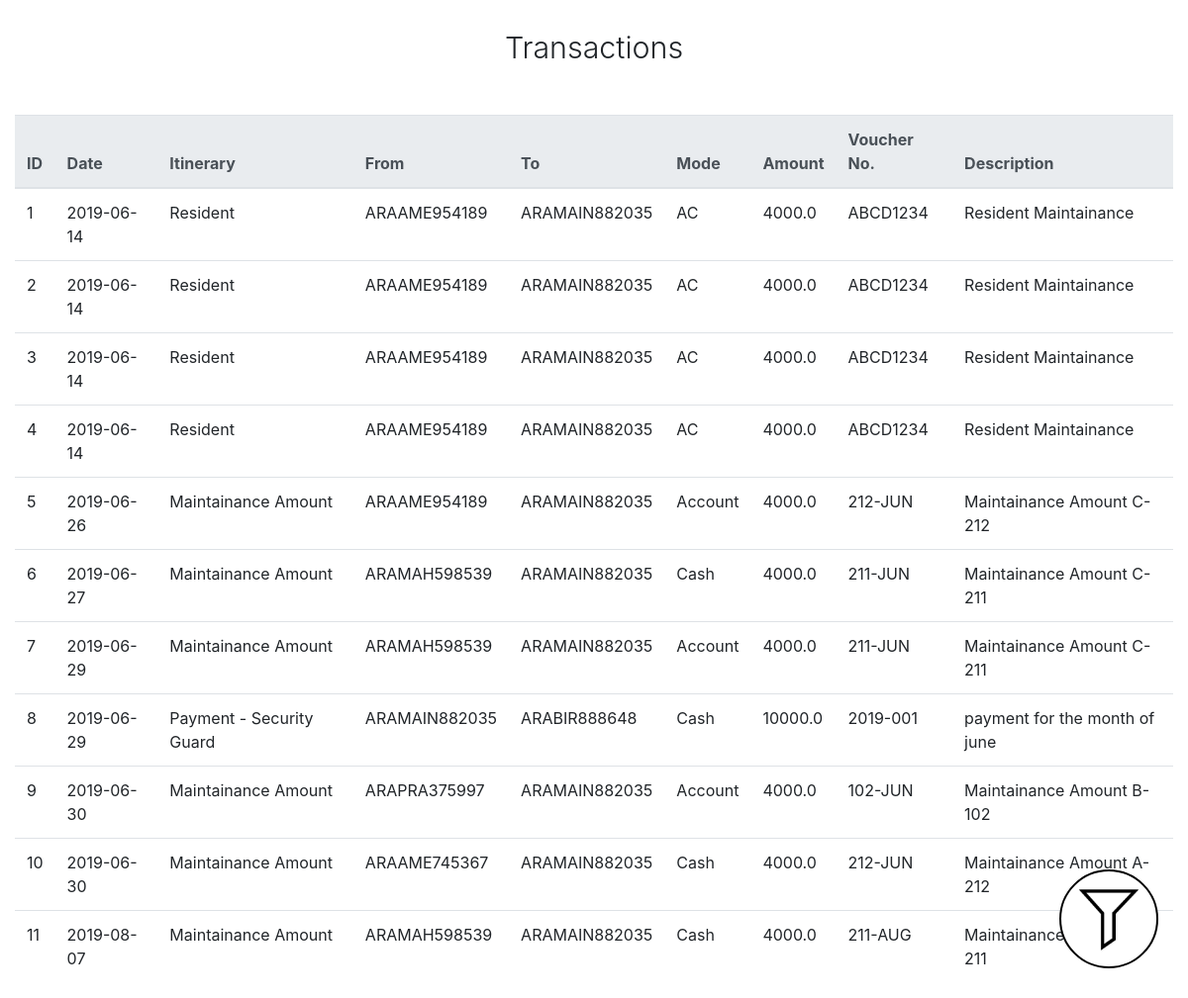
The app's page /viewtransaction with its own data.
### tables this page shows
CREATE TABLE transactions
	(ID INTEGER PRIMARY KEY AUTOINCREMENT,
		dot TIMESTAMP NOT NULL,
		itinerary CHAR(100) NOT NULL,
		amount DOUBLE NOT NULL,
		fromacc CHAR(20) NOT NULL,
		toacc CHAR(20) NOT NULL,
		voucherno CHAR(20) NOT NULL,
		mode CHAR(15) NOT NULL,
		description CHAR(200) NOT NULL,
		comments CHAR(1000));

### main.py (the view)
@app.route('/viewtransaction')
def viewtransaction():
	conn = sqlite3.connect("databases/finances.db")
	c = conn.cursor()
	c.execute('''SELECT ID, dot, itinerary, fromacc, toacc, mode, amount, voucherno, description FROM transactions''')
	data = c.fetchall()
	uniqueyears = []
	for i in range(len(data)):
		data[i] = list(data[i])
		data[i][1] = data[i][1].split()[0]
		uniqueyears.append(data[i][1].split("-")[0])
	uniqueyears = set(uniqueyears)
	c.execute('''SELECT flat,block FROM accounts WHERE type="Resident"''')
	data2 = c.fetchall()
	c.close()
	conn.close()
	return render_template('viewtransaction.html', data = data, fdata = data2, uniqueyears = uniqueyears)

### templates/viewtransaction.html (shortened to what this page needs)
<!DOCTYPE html>
<html>
<head>
	<link rel="stylesheet" type="text/css" href="https://stackpath.bootstrapcdn.com/bootstrap/4.1.3/css/bootstrap.min.css">
</head>
<body>
	<div id="filter-icon">
		<button class="btn" type="button" id="submit-filter" data-toggle="modal" data-target="#filtermodal"></button>
	</div>
	<h1 class="display-4" id="main-heading">Transactions</h1>
	<div class="container-fluid" id="main-table">
		<table class="table">
			<thead class="thead-light">
				<tr>
					<th scope="col">ID</th>
					<th scope="col">Date</th>
					<th scope="col">Itinerary</th>
					<th scope="col">From</th>
					<th scope="col">To</th>
					<th scope="col">Mode</th>
					<th scope="col">Amount</th>
					<th scope="col">Voucher No.</th>
					<th scope="col">Description</th>
				</tr>
			</thead>
			<tbody id="table-body">
					{% for id, date, itinerary, from, to, mode, amount, vno, description in data %}
					<tr>
						<td>{{ id }}</th>
						<td>{{ date }}</td>
						<td>{{ itinerary }}</td>
						<td>{{ from }}</td>
						<td>{{ to }}</td>
						<td>{{ mode }}</td>
						<td>{{ amount }}</td>
						<td>{{ vno }}</td>
						<td>{{ description }}</td>
					</tr>
				{% endfor %}
			</tbody>
		</table>
	</div>
</body>
</html>

### templates/viewtransaction.html (style rules this page uses)
#main-heading { font-size: 1.9em; margin-top: 30px; text-align: center; }
#main-table { margin-top: 50px; }
#filter-icon { position: fixed; right: 30px; bottom: 30px; }
#filter-icon button { background-image: url("../static/css/img/filter.png"); height: 100px; width: 100px; background-position: center center; background-size: contain; border-radius: 50%; background-repeat: no-repeat; background-color: white; border: 2px black solid; }

### records on screen
transactions: ID "1", dot "2019-06-14", itinerary "Resident", fromacc "ARAAME954189", toacc "ARAMAIN882035", mode "AC", amount "4000.0", voucherno "ABCD1234", description "Resident Maintainance"
transactions: ID "2", dot "2019-06-14", itinerary "Resident", fromacc "ARAAME954189", toacc "ARAMAIN882035", mode "AC", amount "4000.0", voucherno "ABCD1234", description "Resident Maintainance"
transactions: ID "3", dot "2019-06-14", itinerary "Resident", fromacc "ARAAME954189", toacc "ARAMAIN882035", mode "AC", amount "4000.0", voucherno "ABCD1234", description "Resident Maintainance"
transactions: ID "4", dot "2019-06-14", itinerary "Resident", fromacc "ARAAME954189", toacc "ARAMAIN882035", mode "AC", amount "4000.0", voucherno "ABCD1234", description "Resident Maintainance"
transactions: ID "5", dot "2019-06-26", itinerary "Maintainance Amount", fromacc "ARAAME954189", toacc "ARAMAIN882035", mode "Account", amount "4000.0", voucherno "212-JUN", description "Maintainance Amount C-212"
transactions: ID "6", dot "2019-06-27", itinerary "Maintainance Amount", fromacc "ARAMAH598539", toacc "ARAMAIN882035", mode "Cash", amount "4000.0", voucherno "211-JUN", description "Maintainance Amount C-211"
transactions: ID "7", dot "2019-06-29", itinerary "Maintainance Amount", fromacc "ARAMAH598539", toacc "ARAMAIN882035", mode "Account", amount "4000.0", voucherno "211-JUN", description "Maintainance Amount C-211"
transactions: ID "8", dot "2019-06-29", itinerary "Payment - Security Guard", fromacc "ARAMAIN882035", toacc "ARABIR888648", mode "Cash", amount "10000.0", voucherno "2019-001", description "payment for the month of june"
transactions: ID "9", dot "2019-06-30", itinerary "Maintainance Amount", fromacc "ARAPRA375997", toacc "ARAMAIN882035", mode "Account", amount "4000.0", voucherno "102-JUN", description "Maintainance Amount B-102"
transactions: ID "10", dot "2019-06-30", itinerary "Maintainance Amount", fromacc "ARAAME745367", toacc "ARAMAIN882035", mode "Cash", amount "4000.0", voucherno "212-JUN", description "Maintainance Amount A-212"
transactions: ID "11", dot "2019-08-07", itinerary "Maintainance Amount", fromacc "ARAMAH598539", toacc "ARAMAIN882035", mode "Cash", amount "4000.0", voucherno "211-AUG", description "Maintainance Amount C-211"
